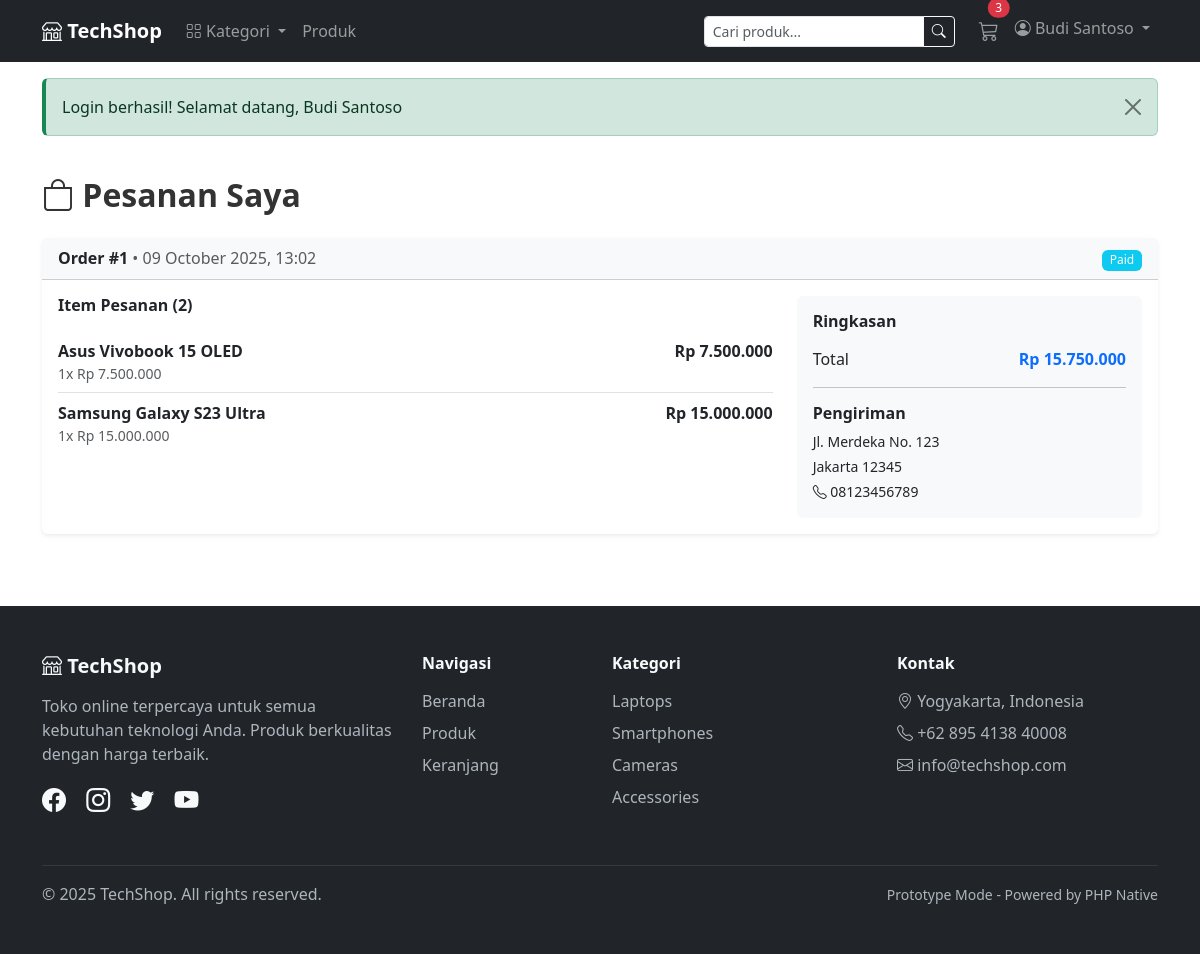
The app's page /user/orders.php (signed in), older data.
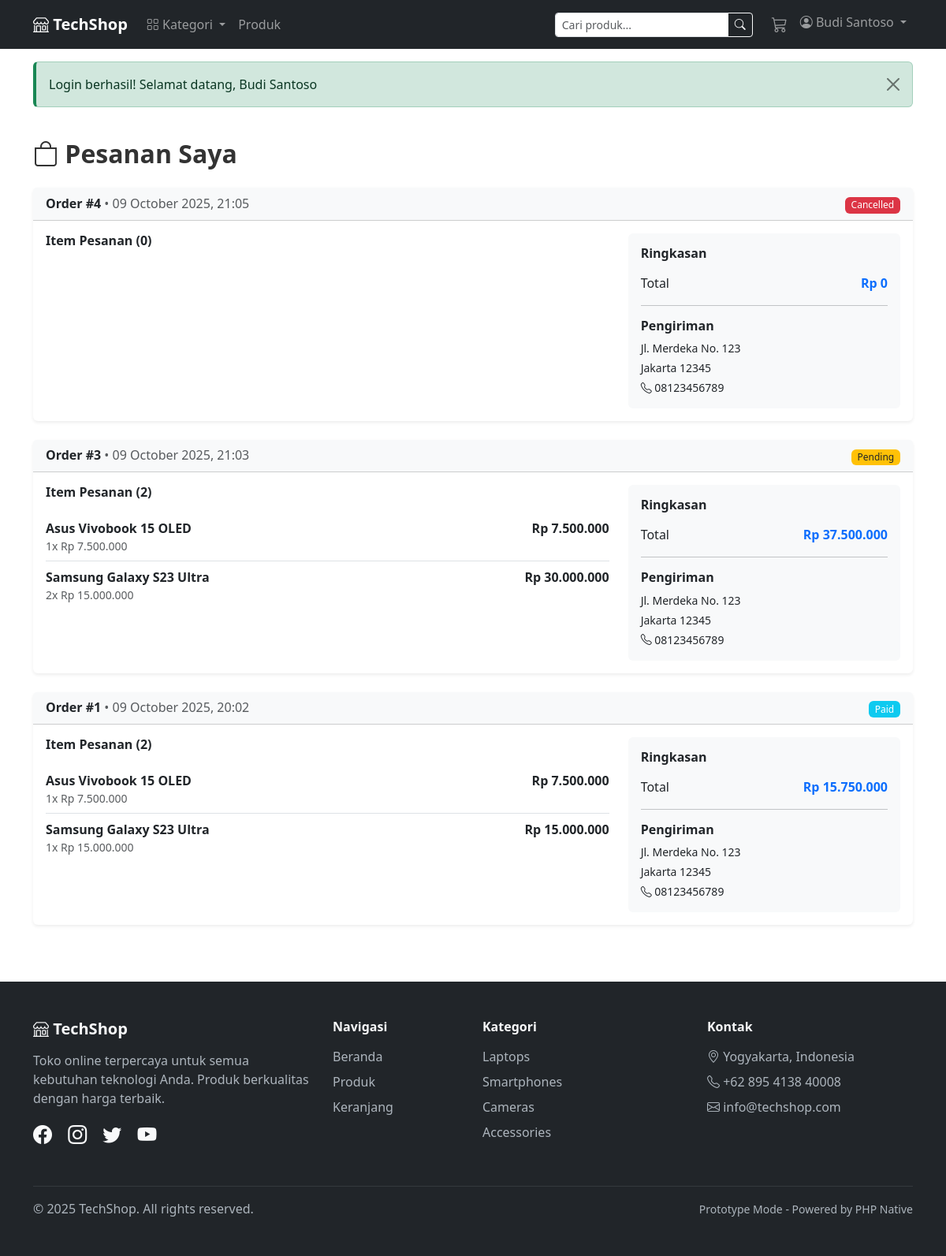
The same page, newer data.
### tables this page shows
CREATE TABLE `orders` (
  `id` int(11) NOT NULL,
  `user_id` int(11) NOT NULL,
  `total` decimal(12,2) NOT NULL,
  `status` enum('pending','paid','shipped','completed','cancelled') DEFAULT 'pending',
  `shipping_address` text DEFAULT NULL,
  `shipping_phone` varchar(20) DEFAULT NULL,
  `shipping_city` varchar(100) DEFAULT NULL,
  `shipping_postal_code` varchar(10) DEFAULT NULL,
  `notes` text DEFAULT NULL,
  `created_at` timestamp NULL DEFAULT current_timestamp(),
  `updated_at` timestamp NULL DEFAULT current_timestamp() ON UPDATE current_timestamp()
);

CREATE TABLE `order_items` (
  `id` int(11) NOT NULL,
  `order_id` int(11) NOT NULL,
  `product_id` int(11) NOT NULL,
  `product_name` varchar(150) NOT NULL,
  `quantity` int(11) NOT NULL,
  `price` decimal(12,2) NOT NULL COMMENT 'Harga saat pembelian'
);

### config.php (called while the page is built, shortened)
<?php
function is_logged_in() {
    return isset($_SESSION['user_id']);
}
function format_rupiah($number) {
    return "Rp " . number_format($number, 0, ',', '.');
}
function get_cart_count() {
    global $conn;
    $user_id = $_SESSION['user_id'];
    $query = "SELECT SUM(quantity) as total FROM cart WHERE user_id = " . intval($user_id);
    $result = mysqli_query($conn, $query);
    if ($result && $row = mysqli_fetch_assoc($result)) {
        return $row['total'] ?? 0;
    }
    return 0;
}
?>

### db.php (called while the page is built, shortened)
<?php
function clean($string) {
    return htmlspecialchars(trim($string), ENT_QUOTES, 'UTF-8');
}
?>

### user/orders.php (the view, shortened to what the changed rows need)
<?php
require_once '../db.php';
require_once '../config.php';
$user_id = $_SESSION['user_id'];
$orders_query = "SELECT * FROM orders WHERE user_id = $user_id ORDER BY created_at DESC";
$orders = mysqli_query($conn, $orders_query);
include '../header.php';
?>
<div class="container py-4">
    <h2 class="fw-bold mb-4"><i class="bi bi-bag"></i> Pesanan Saya</h2>
    <?php if (mysqli_num_rows($orders) > 0): ?>
        <div class="row g-4">
            <?php while ($order = mysqli_fetch_assoc($orders)): ?>
                <?php
                $items_query = "SELECT * FROM order_items WHERE order_id = {$order['id']}";
                $items = mysqli_query($conn, $items_query);
                $item_count = mysqli_num_rows($items);
                ?>
                <div class="col-12">
                    <div class="card border-0 shadow-sm">
                        <div class="card-header bg-light">
                            <div class="row align-items-center">
                                <div class="col-md-6">
                                    <h6 class="mb-0">
                                        <strong>Order #<?php echo $order['id']; ?></strong>
                                        <span class="text-muted">• <?php echo date('d F Y, H:i', strtotime($order['created_at'])); ?></span>
                                    </h6>
                                </div>
                                <div class="col-md-6 text-md-end mt-2 mt-md-0">
                                    <?php
                                    $badge_class = '';
                                    switch ($order['status']) {
                                        case 'pending': $badge_class = 'bg-warning text-dark'; break;
                                        case 'paid': $badge_class = 'bg-info'; break;
                                        case 'cancelled': $badge_class = 'bg-danger'; break;
                                    }
                                    ?>
                                    <span class="badge <?php echo $badge_class; ?>">
                                        <?php echo ucfirst($order['status']); ?>
                                    </span>
                                </div>
                            </div>
                        </div>
                        <div class="card-body">
                            <div class="row">
                                <div class="col-md-8">
                                    <h6 class="fw-bold mb-3">Item Pesanan (<?php echo $item_count; ?>)</h6>
                                    <div class="list-group list-group-flush">
                                        <?php while ($item = mysqli_fetch_assoc($items)): ?>
                                            <div class="list-group-item px-0">
                                                <div class="d-flex justify-content-between">
                                                    <div>
                                                        <strong><?php echo clean($item['product_name']); ?></strong>
                                                        <p class="mb-0 text-muted small">
                                                            <?php echo $item['quantity']; ?>x <?php echo format_rupiah($item['price']); ?>
                                                        </p>
                                                    </div>
                                                    <div class="text-end">
                                                        <strong><?php echo format_rupiah($item['price'] * $item['quantity']); ?></strong>
                                                    </div>
                                                </div>
                                            </div>
                                        <?php endwhile; ?>
                                    </div>
                                </div>
                                <div class="col-md-4">
                                    <div class="card bg-light border-0">
                                        <div class="card-body">
                                            <h6 class="fw-bold mb-3">Ringkasan</h6>
                                            <div class="d-flex justify-content-between mb-2">
                                                <span>Total</span>
                                                <strong class="text-primary"><?php echo format_rupiah($order['total']); ?></strong>
                                            </div>
                                            <hr>
                                            <h6 class="fw-bold mb-2">Pengiriman</h6>
                                            <p class="small mb-1"><?php echo nl2br(clean($order['shipping_address'])); ?></p>
                                            <p class="small mb-1"><?php echo clean($order['shipping_city']); ?> <?php echo clean($order['shipping_postal_code']); ?></p>
                                            <p class="small mb-0"><i class="bi bi-telephone"></i> <?php echo clean($order['shipping_phone']); ?></p>
                                        </div>
                                    </div>
                                </div>
                            </div>
                        </div>
                    </div>
                </div>
            <?php endwhile; ?>
        </div>
    <?php endif; ?>
</div>
<?php include '../footer.php'; ?>

### header.php (shortened to what the changed rows need)
<?php
require_once 'db.php';
require_once 'config.php';
?>
<!DOCTYPE html>
<html lang="id">
<head>
    <link href="https://cdn.jsdelivr.net/npm/bootstrap@5.3.0/dist/css/bootstrap.min.css" rel="stylesheet">
    <link rel="stylesheet" href="https://cdn.jsdelivr.net/npm/bootstrap-icons@1.10.0/font/bootstrap-icons.css">
    <link rel="stylesheet" href="<?php echo BASE_URL; ?>/css/style.css">
</head>
<body>
<nav class="navbar navbar-expand-lg navbar-dark bg-dark sticky-top">
    <div class="container">
        <?php if (is_logged_in()): ?>
                <?php $cart_count = get_cart_count(); ?>
        <?php endif; ?>
        <div class="collapse navbar-collapse" id="navbarNav">
            <ul class="navbar-nav">
                <?php if (is_logged_in()): ?>
                    <li class="nav-item d-none d-lg-block">
                        <a class="nav-link position-relative" href="<?php echo BASE_URL; ?>/cart.php">
                            <i class="bi bi-cart3 fs-5"></i>
                            <?php if ($cart_count > 0): ?>
                                <span class="position-absolute top-0 start-100 translate-middle badge rounded-pill bg-danger cart-badge">
                                    <?php echo $cart_count; ?>
                                </span>
                            <?php endif; ?>
                        </a>
                    </li>
                <?php endif; ?>
            </ul>
        </div>
    </div>
</nav>

Row changes from the older to the newer data that the page shows:
added orders: id "4", created_at "09 October 2025, 21:05", status "Cancelled", item_count "0", total "Rp 0", shipping_address "Jl. Merdeka No. 123", shipping_city "Jakarta", shipping_postal_code "12345", shipping_phone "08123456789"
added orders: id "3", created_at "09 October 2025, 21:03", status "Pending", item_count "2", total "Rp 37.500.000", shipping_address "Jl. Merdeka No. 123", shipping_city "Jakarta", shipping_postal_code "12345", shipping_phone "08123456789"
added order_items: product_name "Asus Vivobook 15 OLED", quantity "1", price "Rp 7.500.000", format_rupiah($item['price'] * $item['quantity']) "Rp 7.500.000", shown under "3"
added order_items: product_name "Samsung Galaxy S23 Ultra", quantity "2", price "Rp 15.000.000", format_rupiah($item['price'] * $item['quantity']) "Rp 30.000.000", shown under "3"
changed orders "Rp 15.750.000": created_at "09 October 2025, 13:02" → "09 October 2025, 20:02"
Text that changed along with them:
$cart_count: "3" → (not shown)
